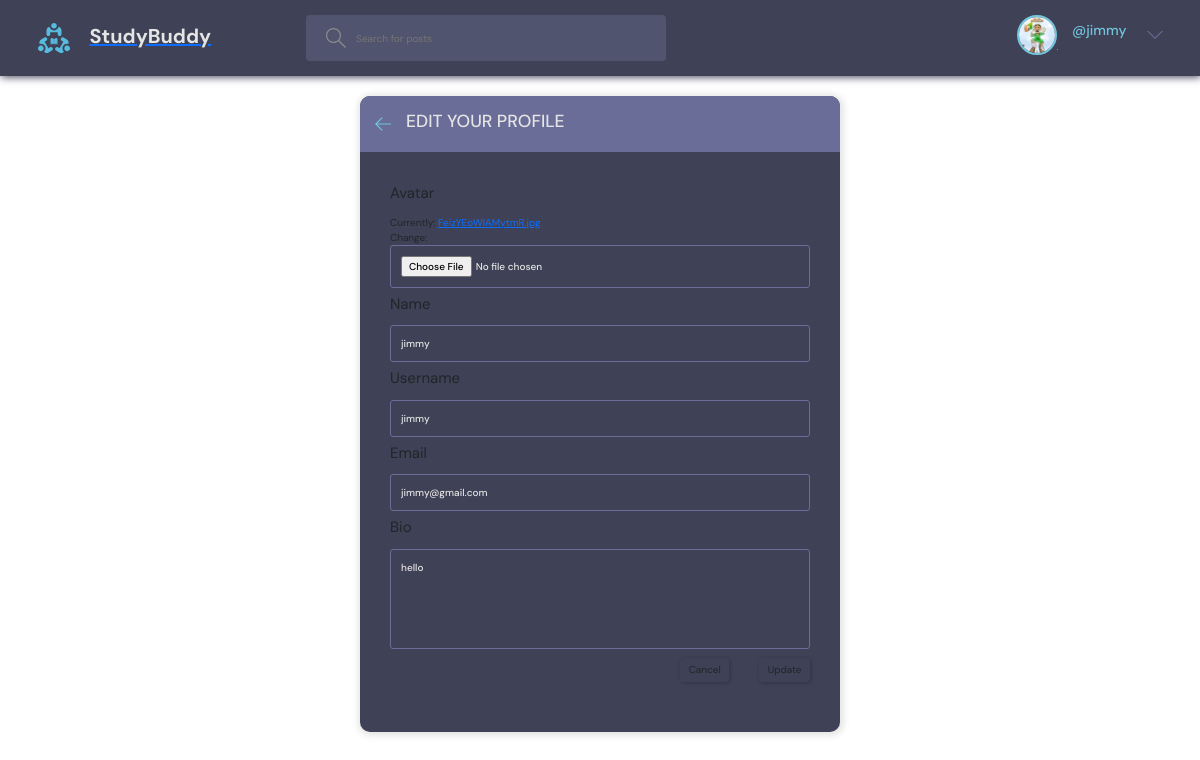
The app's page /update-user/ (signed in) with its own data.
### base/models.py (models this page shows, shortened)
class User(AbstractUser):
    name = models.CharField(max_length=250, null=True)
    email = models.EmailField(unique=True, null=True)
    bio = models.TextField(null=True)
    avatar = models.ImageField(null=True, default="dennis_f7ALlVg.jpg")
    USERNAME_FIELD = 'email'
    REQUIRED_FIELDS = []

### base/views.py (the view)
# urls.py: path('update-user/', views.updateUser, name='update-user'),
@login_required(login_url='login')
def updateUser(request):
    user = request.user
    form = UserForm(instance=user)
    if request.method == 'POST':
        form = UserForm(request.POST, request.FILES, instance=user)
        if form.is_valid():
            form.save()
            return redirect('user-profile', pk=user.id)
    return render(request, 'base/update-user.html', {'form': form})

### base/forms.py
class UserForm(ModelForm):
    class Meta:
        model = User
        fields = ['avatar', 'name', 'username', 'email', 'bio']

### base/templates/base/update-user.html (shortened to what this page needs)
{% extends 'main.html' %}
{% block content %}
<div class="lay">
  <div class="layout__boxHeader">
    <div class="layout__boxTitle">
      <a href="{% url 'home' %}">
        <svg version="1.1" xmlns="http://www.w3.org/2000/svg" width="32" height="32" viewBox="0 0 32 32">
          <title>arrow-left</title>
          <path
            d="M13.723 2.286l-13.723 13.714 13.719 13.714 1.616-1.611-10.96-10.96h27.625v-2.286h-27.625l10.965-10.965-1.616-1.607z">
          </path>
        </svg>
      </a>
      <h3>Edit your profile</h3>
    </div>
  </div>
  <div class="layout__body">
    <form class="form" action="" method="POST" enctype="multipart/form-data">
      {% for field in form %}
      <div class="form__group">
        <label for="profile_pic">{{field.label}}</label>
        {{field}}
      </div>
      {% endfor %}
      <div class="form__action">
        <a class="btn btn--dark" href="{% url 'home' %}">Cancel</a>
        <button class="btn btn--main" type="submit">Update</button>
      </div>
    </form>
  </div>
</div>
{% endblock content %}

### templates/navbar.html (shortened to what this page needs)
{% load static %}
<header class="header header--loggedIn" style="position: sticky; top: 0; box-shadow: 1px 1px 8px #3F4156; z-index: 1000; width: 100%;">
    <div class="container">
        <a href="{% url 'home' %}" class="header__logo">
            <img src="{% static 'images/logo.svg' %}" />
            <h1>StudyBuddy</h1>
        </a>
        <form class="header__search" method="GET" action="{% url 'home' %}">
            <label>
                <input name="q" placeholder="Search for posts" />
            </label>
        </form>
        <nav class="header__menu">
            {% if request.user.is_authenticated %}
                <div class="header__user">
                    <a href="{% url 'update-user' %}">
                        <div class="avatar avatar--medium active">
                            <img src="{{request.user.avatar.url}}" />
                        </div>
                        <p><span>@{{request.user.username}}</span></p>
                    </a>
                    <button class="dropdown-button">
                        <svg version="1.1" xmlns="http://www.w3.org/2000/svg" width="32" height="32" viewBox="0 0 32 32">
                            <title>chevron-down</title>
                            <path d="M16 21l-13-13h-3l16 16 16-16h-3l-13 13z"></path>
                        </svg>
                    </button>
                </div>
            {% else %}
                <a href="{% url 'login' %}">
                    <img src="{% static 'images/avatar.svg' %}" />
                    <p>Login</p>
                </a>
            {% endif %}
        </nav>
    </div>
</header>

### static/styles/style.css (style rules this page uses)
:root { --color-main: #71c6dd; --color-main-light: #e1f6fb; --color-dark: #3f4156; --color-dark-medium: #51546e; --color-dark-light: #696d97; --color-light: #e5e5e5; --color-gray: #8b8b8b; --color-light-gray: #b2bdbd; --color-bg: #2d2d39; --color-success: #5dd693; --color-error: #fc4b0b; }
* { font-family: "DM Sans", -apple-system, BlinkMacSystemFont, "Segoe UI", Roboto, Oxygen, Ubuntu, Cantarell, "Open Sans", "Helvetica Neue", sans-serif; margin: 0; padding: 0; box-sizing: border-box; text-rendering: optimizeLegibility; font-size: inherit; }
html { font-size: 56.25%; }
@media only screen and (min-width: 1200px) { html { font-size: 62.5%; } }
body { line-height: 1.6; font-weight: 400; font-size: 1.5rem; color: var(--color-light-gray); background-color: var(--color-bg); min-height: 100vh; }
img { width: 100%; }
a { display: inline-block; color: var(--color-main); text-decoration: none; }
.container { max-width: 120rem; width: 90%; margin: auto; }
.btn { background-color: transparent; border: none; display: inline-flex; align-items: center; gap: 1rem; cursor: pointer; transition: all ease-in-out 0.3s; padding: 1rem 2rem; border-radius: 5px; box-shadow: 1px 1px 3px 1px rgba(0, 0, 0, 0.15); font-weight: 500; }
.btn--main { background-color: var(--color-main); color: var(--color-dark); }
.btn--dark { background-color: var(--color-dark-light); color: var(--color-light); }
.avatar { position: relative; display: inline-block; border-radius: 50%; border: 2px solid var(--color-main); }
.avatar img { display: block; border-radius: 50%; object-fit: cover; object-position: center; }
.avatar::after { content: ""; display: block; position: absolute; background-color: var(--color-gray); z-index: 111; border-radius: 50%; border: 0.3rem solid var(--color-dark); }
.avatar.active::after { background-color: var(--color-success); }
.avatar.avatar--medium img { width: 3.6rem; height: 3.6rem; border-radius: 50%; }
.avatar.avatar--medium:after { width: 0.7rem; height: 0.7rem; bottom: 0px; right: -6px; }
.header { padding: 1.5rem; background-color: var(--color-dark); }
.header > .container { display: flex; gap: 9.5rem; }
.header__logo, .header__user { display: flex; gap: 2rem; align-items: center; }
.header__logo > img { height: 3.2rem; width: 3.2rem; }
.header__logo > h1 { font-weight: 700; font-size: 2rem; color: var(--color-light); }
.header__search > label { background-color: var(--color-dark-medium); padding: 1.3rem 1rem; display: flex; align-items: center; gap: 1rem; border-radius: 4px; }
.header__search svg { fill: var(--color-gray); width: 2rem; height: 2rem; margin-left: 1rem; }
.header__search input { width: 30rem; background: transparent; border: none; outline: none; color: var(--color-light); }
.header__menu { margin-left: auto; position: relative; }
.header__menu a { display: flex; gap: 1.5rem; align-items: center; font-weight: 500; text-decoration: none; color: var(--color-gray); }
.header__menu img { height: 3.6rem; }
.header__menu p { line-height: 1.2; }
.header__menu span { color: var(--color-main); font-weight: 500; font-size: 1.4rem; display: block; }
.header__menu svg { width: 1.6rem; height: 1.6rem; fill: var(--color-dark-light); }
.dropdown-button { background: transparent; border: 0; outline: 0; cursor: pointer; }
.layout__boxHeader { display: flex; padding: 1.5rem; background-color: var(--color-dark-light); }
.layout__boxTitle { display: flex; gap: 1.5rem; align-items: center; }
.layout__boxTitle h3 { text-transform: uppercase; font-weight: 500; color: var(--color-light); }
.layout__boxTitle svg { width: 1.6rem; height: 1.6rem; fill: var(--color-main); }
.layout__body { margin: 3rem; }
.form__group { margin-bottom: 5px ; width: 100%; }
.form__group label { display: block; font-size: 1.5rem; margin-bottom: 1rem; }
.form__group input, .form__group textarea, .form__group select { background: transparent; border: 1px solid var(--color-dark-light); padding: 1rem; border-radius: 3px; width: 100%; color: var(--color-light); font-weight: 500; outline: none; }
.form__group textarea { background: transparent; height: 10rem; resize: none; }
.form__action { display: flex; justify-content: flex-end; gap: 3rem; }

### templates/main.html (style rules this page uses)
.lay { width: 90%; max-width: 48rem; min-height: 40rem; background-color: var(--color-dark); border-radius: 1rem; overflow: hidden; box-shadow: 1px 1px 6px 3px rgba(0, 0, 0, 0.1); min-width: 40%; margin: auto; margin-top: 20px; padding-bottom: 20px; }

### records on screen
User: user.avatar (picture), user.username "jimmy", form "jimmy" "jimmy" "jimmy@gmail.com" "hello"

### other values on screen
{{ field.label }} "Avatar" "Name" "Username" "Email" "Bio"
